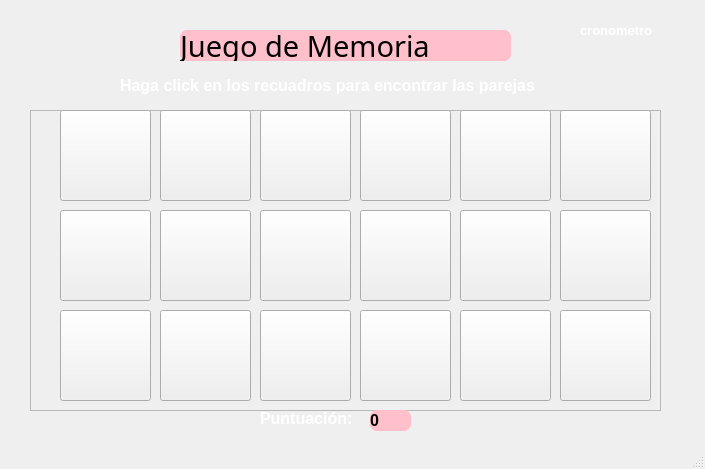
<?xml version="1.0" encoding="UTF-8"?>
<ui version="4.0">
 <class>MainWindow</class>
 <widget class="QMainWindow" name="MainWindow">
  <property name="geometry">
   <rect>
    <x>0</x>
    <y>0</y>
    <width>705</width>
    <height>469</height>
   </rect>
  </property>
  <property name="windowTitle">
   <string>MainWindow</string>
  </property>
  <property name="autoFillBackground">
   <bool>false</bool>
  </property>
  <property name="styleSheet">
   <string notr="true">#centralwidget{
background -image: url(://f3.jpg);
}


#intrucciones {
color: white;
}

#cronometro {
color: white;
}</string>
  </property>
  <widget class="QWidget" name="centralwidget">
   <property name="styleSheet">
    <string notr="true">#centralwidget {
background-image: url(://f3.jpg);
}</string>
   </property>
   <widget class="QLabel" name="cronometro">
    <property name="geometry">
     <rect>
      <x>580</x>
      <y>20</y>
      <width>81</width>
      <height>20</height>
     </rect>
    </property>
    <property name="font">
     <font>
      <pointsize>10</pointsize>
      <weight>75</weight>
      <bold>true</bold>
     </font>
    </property>
    <property name="text">
     <string>cronometro</string>
    </property>
   </widget>
   <widget class="QLabel" name="titulo">
    <property name="geometry">
     <rect>
      <x>180</x>
      <y>30</y>
      <width>331</width>
      <height>31</height>
     </rect>
    </property>
    <property name="font">
     <font>
      <family>Stencil</family>
      <pointsize>22</pointsize>
     </font>
    </property>
    <property name="styleSheet">
     <string notr="true">#titulo {
color: black;
qproperty-alignment: AlignCenter;
background: pink;
bord: 3px solid silver;
border-radius: 7px ;
}

</string>
    </property>
    <property name="text">
     <string>Juego de Memoria</string>
    </property>
   </widget>
   <widget class="QFrame" name="frame">
    <property name="geometry">
     <rect>
      <x>30</x>
      <y>110</y>
      <width>631</width>
      <height>301</height>
     </rect>
    </property>
    <property name="mouseTracking">
     <bool>false</bool>
    </property>
    <property name="frameShape">
     <enum>QFrame::StyledPanel</enum>
    </property>
    <property name="frameShadow">
     <enum>QFrame::Raised</enum>
    </property>
    <widget class="QPushButton" name="tarjeta01">
     <property name="geometry">
      <rect>
       <x>30</x>
       <y>0</y>
       <width>91</width>
       <height>91</height>
      </rect>
     </property>
     <property name="text">
      <string/>
     </property>
    </widget>
    <widget class="QPushButton" name="tarjeta02">
     <property name="geometry">
      <rect>
       <x>130</x>
       <y>0</y>
       <width>91</width>
       <height>91</height>
      </rect>
     </property>
     <property name="text">
      <string/>
     </property>
    </widget>
    <widget class="QPushButton" name="tarjeta03">
     <property name="geometry">
      <rect>
       <x>230</x>
       <y>0</y>
       <width>91</width>
       <height>91</height>
      </rect>
     </property>
     <property name="text">
      <string/>
     </property>
    </widget>
    <widget class="QPushButton" name="tarjeta04">
     <property name="geometry">
      <rect>
       <x>330</x>
       <y>0</y>
       <width>91</width>
       <height>91</height>
      </rect>
     </property>
     <property name="text">
      <string/>
     </property>
    </widget>
    <widget class="QPushButton" name="tarjeta05">
     <property name="geometry">
      <rect>
       <x>430</x>
       <y>0</y>
       <width>91</width>
       <height>91</height>
      </rect>
     </property>
     <property name="text">
      <string/>
     </property>
    </widget>
    <widget class="QPushButton" name="tarjeta07">
     <property name="geometry">
      <rect>
       <x>30</x>
       <y>100</y>
       <width>91</width>
       <height>91</height>
      </rect>
     </property>
     <property name="text">
      <string/>
     </property>
    </widget>
    <widget class="QPushButton" name="tarjeta13">
     <property name="geometry">
      <rect>
       <x>30</x>
       <y>200</y>
       <width>91</width>
       <height>91</height>
      </rect>
     </property>
     <property name="text">
      <string/>
     </property>
    </widget>
    <widget class="QPushButton" name="tarjeta08">
     <property name="geometry">
      <rect>
       <x>130</x>
       <y>100</y>
       <width>91</width>
       <height>91</height>
      </rect>
     </property>
     <property name="text">
      <string/>
     </property>
    </widget>
    <widget class="QPushButton" name="tarjeta14">
     <property name="geometry">
      <rect>
       <x>130</x>
       <y>200</y>
       <width>91</width>
       <height>91</height>
      </rect>
     </property>
     <property name="text">
      <string/>
     </property>
    </widget>
    <widget class="QPushButton" name="tarjeta09">
     <property name="geometry">
      <rect>
       <x>230</x>
       <y>100</y>
       <width>91</width>
       <height>91</height>
      </rect>
     </property>
     <property name="text">
      <string/>
     </property>
    </widget>
    <widget class="QPushButton" name="tarjeta15">
     <property name="geometry">
      <rect>
       <x>230</x>
       <y>200</y>
       <width>91</width>
       <height>91</height>
      </rect>
     </property>
     <property name="text">
      <string/>
     </property>
    </widget>
    <widget class="QPushButton" name="tarjeta06">
     <property name="geometry">
      <rect>
       <x>530</x>
       <y>0</y>
       <width>91</width>
       <height>91</height>
      </rect>
     </property>
     <property name="text">
      <string/>
     </property>
    </widget>
    <widget class="QPushButton" name="tarjeta10">
     <property name="geometry">
      <rect>
       <x>330</x>
       <y>100</y>
       <width>91</width>
       <height>91</height>
      </rect>
     </property>
     <property name="text">
      <string/>
     </property>
    </widget>
    <widget class="QPushButton" name="tarjeta16">
     <property name="geometry">
      <rect>
       <x>330</x>
       <y>200</y>
       <width>91</width>
       <height>91</height>
      </rect>
     </property>
     <property name="text">
      <string/>
     </property>
    </widget>
    <widget class="QPushButton" name="tarjeta11">
     <property name="geometry">
      <rect>
       <x>430</x>
       <y>100</y>
       <width>91</width>
       <height>91</height>
      </rect>
     </property>
     <property name="text">
      <string/>
     </property>
    </widget>
    <widget class="QPushButton" name="tarjeta17">
     <property name="geometry">
      <rect>
       <x>430</x>
       <y>200</y>
       <width>91</width>
       <height>91</height>
      </rect>
     </property>
     <property name="text">
      <string/>
     </property>
    </widget>
    <widget class="QPushButton" name="tarjeta12">
     <property name="geometry">
      <rect>
       <x>530</x>
       <y>100</y>
       <width>91</width>
       <height>91</height>
      </rect>
     </property>
     <property name="text">
      <string/>
     </property>
    </widget>
    <widget class="QPushButton" name="tarjeta18">
     <property name="geometry">
      <rect>
       <x>530</x>
       <y>200</y>
       <width>91</width>
       <height>91</height>
      </rect>
     </property>
     <property name="text">
      <string/>
     </property>
    </widget>
   </widget>
   <widget class="QLabel" name="puntuacion">
    <property name="geometry">
     <rect>
      <x>260</x>
      <y>410</y>
      <width>111</width>
      <height>16</height>
     </rect>
    </property>
    <property name="font">
     <font>
      <pointsize>12</pointsize>
      <weight>75</weight>
      <bold>true</bold>
     </font>
    </property>
    <property name="styleSheet">
     <string notr="true">#puntuacion {
color: white;
}</string>
    </property>
    <property name="text">
     <string>Puntuación:</string>
    </property>
   </widget>
   <widget class="QLabel" name="lblPuntaje">
    <property name="geometry">
     <rect>
      <x>370</x>
      <y>410</y>
      <width>41</width>
      <height>21</height>
     </rect>
    </property>
    <property name="font">
     <font>
      <pointsize>12</pointsize>
      <weight>75</weight>
      <bold>true</bold>
     </font>
    </property>
    <property name="styleSheet">
     <string notr="true">#lblPuntaje{
color: black;
qproperty-alignment: AlignCenter;
background: pink;
bord: 3px solid silver;
border-radius: 7px ;
}

</string>
    </property>
    <property name="text">
     <string>0</string>
    </property>
   </widget>
   <widget class="QLabel" name="instrucciones">
    <property name="geometry">
     <rect>
      <x>120</x>
      <y>40</y>
      <width>601</width>
      <height>91</height>
     </rect>
    </property>
    <property name="font">
     <font>
      <pointsize>12</pointsize>
      <weight>75</weight>
      <bold>true</bold>
     </font>
    </property>
    <property name="styleSheet">
     <string notr="true">#instrucciones {
color: white;
}</string>
    </property>
    <property name="text">
     <string>Haga click en los recuadros para encontrar las parejas</string>
    </property>
   </widget>
   <zorder>frame</zorder>
   <zorder>cronometro</zorder>
   <zorder>titulo</zorder>
   <zorder>puntuacion</zorder>
   <zorder>lblPuntaje</zorder>
   <zorder>instrucciones</zorder>
  </widget>
  <widget class="QStatusBar" name="statusbar"/>
 </widget>
 <resources/>
 <connections/>
</ui>
